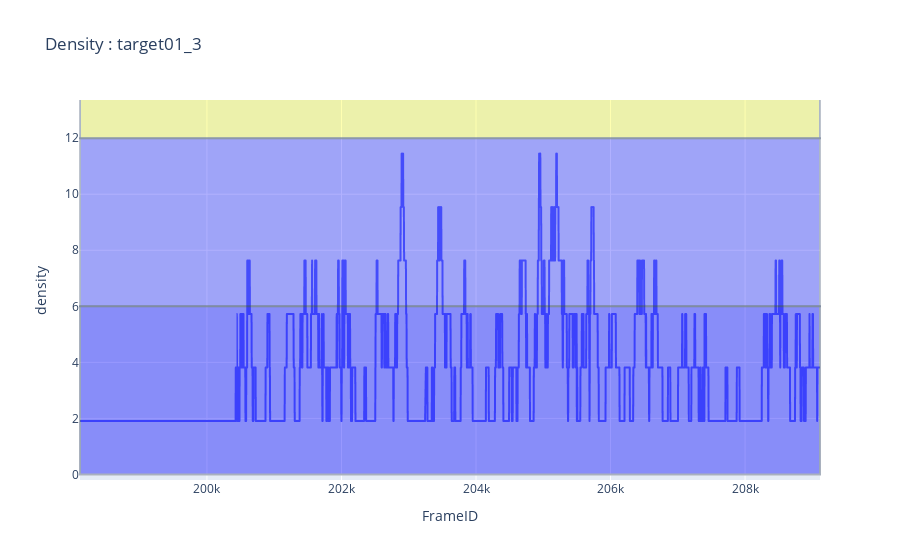

Notebook code for this chart:
### Code cell
fig.show()

### Figure 1 — Plotly figure (JSON) as saved in the notebook; plotly's stock layout.template omitted (floating-point values rounded to 4 significant figures; data arrays with more than 128 entries replaced by an {"elided": "..."} marker saying what was removed)
{"data": [{"hovertemplate": "FrameID=%{x}<br>density=%{y}<extra></extra>", "legendgroup": "", "line": {"color": "#636efa", "dash": "solid"}, "marker": {"symbol": "circle"}, "mode": "lines", "name": "", "showlegend": false, "type": "scattergl", "x": {"elided": "7578 int values"}, "xaxis": "x", "y": {"elided": "7578 float values"}, "yaxis": "y"}], "layout": {"autosize": true, "legend": {"tracegroupgap": 0}, "shapes": [{"fillcolor": "blue", "name": "A", "opacity": 0.4, "type": "rect", "x0": 0, "x1": 1, "xref": "x domain", "y0": 0, "y1": 6, "yref": "y"}, {"fillcolor": "blue", "name": "B", "opacity": 0.3, "type": "rect", "x0": 0, "x1": 1, "xref": "x domain", "y0": 6, "y1": 12, "yref": "y"}, {"fillcolor": "yellow", "name": "C", "opacity": 0.3, "type": "rect", "x0": 0, "x1": 1, "xref": "x domain", "y0": 12, "y1": 17, "yref": "y"}, {"fillcolor": "yellow", "name": "D", "opacity": 0.4, "type": "rect", "x0": 0, "x1": 1, "xref": "x domain", "y0": 17, "y1": 22, "yref": "y"}, {"fillcolor": "red", "name": "E", "opacity": 0.3, "type": "rect", "x0": 0, "x1": 1, "xref": "x domain", "y0": 22, "y1": 28, "yref": "y"}, {"fillcolor": "red", "name": "F", "opacity": 0.4, "type": "rect", "x0": 0, "x1": 1, "xref": "x domain", "y0": 28, "y1": 35, "yref": "y"}], "title": {"text": "Density : target01_3"}, "xaxis": {"anchor": "y", "autorange": false, "domain": [0, 1], "range": [198100.0, 209114], "title": {"text": "FrameID"}, "type": "linear"}, "yaxis": {"anchor": "x", "autorange": false, "domain": [0, 1], "range": [-0.1966, 13.36], "title": {"text": "density"}, "type": "linear"}}}
